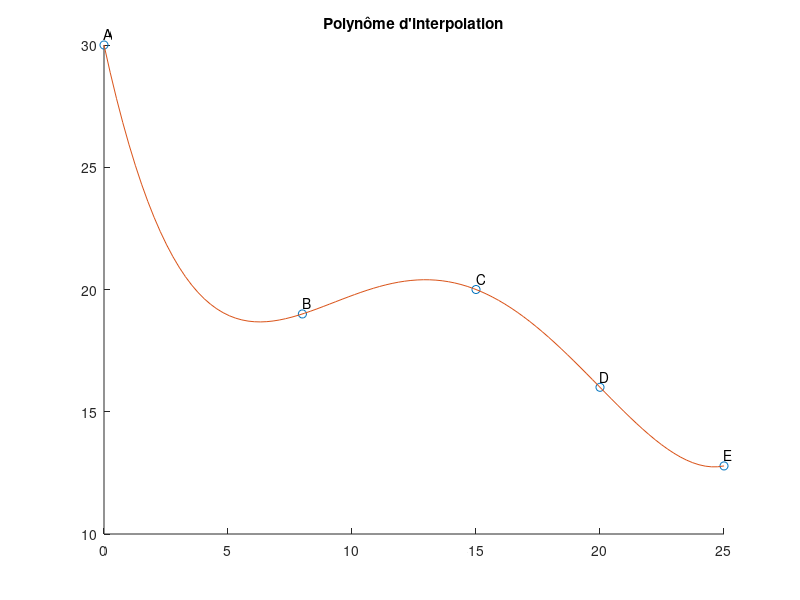

Recreate this plot in MATLAB. (Note: this script raises an error after producing the figure.)

%% Clean up
clc % vide ligne de commande
clear all % vide workspace
close all % vide fenetres et graphiques

%% Trajectoire - polynome d'interpolation

xn = [0 8 15 20 25 ];
yn = [ 30 19 20 16 12.7843 ];
names = {'A', 'B', 'C', 'D', 'E'}

phi1 = ones(size(xn))';
phi2 = xn';
phi3 = (xn.^2)';
phi4 = (xn.^3)';
phi5 = (xn.^4)';

P = [ phi1 phi2 phi3 phi4 phi5; ]

A = pinv(P)*yn'

r = roots([A(5)*4 A(4)*3 A(3)*2 A(2)])
x = linspace(0, 25);
g = A(1) + A(2)*x + A(3)*x.^2 + A(4)*x.^3 + A(5)*x.^4;

figure
hold on
plot(xn, yn, 'o')
plot(x, g)
title("Polynôme d'interpolation")
text(xn, yn+0.45, names)
hold off

%% Trajectoire - polynome d'approximation
dx = 10;
xn = [0:dx:100];
yn = [ 0.87 0.78 0.71 0.61 0.62 0.51 0.51 0.49 0.46 0.48 0.46 ];
N = 11;

%p = [ 1 xn(1) xn(1)^2 xn(1)^3 xn(1)^4 xn(1)^5 xn(1)^6 xn(1)^7;
%      1 xn(2) xn(2)^2 xn(2)^3 xn(2)^4 xn(2)^5 xn(2)^6 xn(2)^7;
%      1 xn(3) xn(3)^2 xn(3)^3 xn(3)^4 xn(3)^5 xn(3)^6 xn(3)^7;
%      1 xn(4) xn(4)^2 xn(4)^3 xn(4)^4 xn(4)^5 xn(4)^6 xn(4)^7;
%      1 xn(5) xn(5)^2 xn(5)^3 xn(5)^4 xn(5)^5 xn(5)^6 xn(5)^7 ]

% Pour M = 8
P8 =  [ N         sum(xn)    sum(xn.^2) sum(xn.^3)  sum(xn.^4)  sum(xn.^5)  sum(xn.^6)  sum(xn.^7);
       sum(xn)    sum(xn.^2) sum(xn.^3) sum(xn.^4)  sum(xn.^5)  sum(xn.^6)  sum(xn.^7)  sum(xn.^8);
       sum(xn.^2) sum(xn.^3) sum(xn.^4) sum(xn.^5)  sum(xn.^6)  sum(xn.^7)  sum(xn.^8)  sum(xn.^9);
       sum(xn.^3) sum(xn.^4) sum(xn.^5) sum(xn.^6)  sum(xn.^7)  sum(xn.^8)  sum(xn.^9)  sum(xn.^10);
       sum(xn.^4) sum(xn.^5) sum(xn.^6) sum(xn.^7)  sum(xn.^8)  sum(xn.^9)  sum(xn.^10) sum(xn.^11);
       sum(xn.^5) sum(xn.^6) sum(xn.^7) sum(xn.^8)  sum(xn.^9)  sum(xn.^10) sum(xn.^11) sum(xn.^12);
       sum(xn.^6) sum(xn.^7) sum(xn.^8) sum(xn.^9)  sum(xn.^10) sum(xn.^11) sum(xn.^12) sum(xn.^13);
       sum(xn.^7) sum(xn.^8) sum(xn.^9) sum(xn.^10) sum(xn.^11) sum(xn.^12) sum(xn.^13) sum(xn.^14); ];
  
Y8 =  [ sum(yn) sum(yn.*xn) sum(yn.*xn.^2) sum(yn.*xn.^3) sum(yn.*xn.^4) sum(yn.*xn.^5) sum(yn.*xn.^6) sum(yn.*xn.^7) ]';                                                          
A8 = P8\Y8;

% Pour M = 7
P7 =  [ N         sum(xn)    sum(xn.^2) sum(xn.^3)  sum(xn.^4)  sum(xn.^5)  sum(xn.^6);
       sum(xn)    sum(xn.^2) sum(xn.^3) sum(xn.^4)  sum(xn.^5)  sum(xn.^6)  sum(xn.^7);
       sum(xn.^2) sum(xn.^3) sum(xn.^4) sum(xn.^5)  sum(xn.^6)  sum(xn.^7)  sum(xn.^8);
       sum(xn.^3) sum(xn.^4) sum(xn.^5) sum(xn.^6)  sum(xn.^7)  sum(xn.^8)  sum(xn.^9);
       sum(xn.^4) sum(xn.^5) sum(xn.^6) sum(xn.^7)  sum(xn.^8)  sum(xn.^9)  sum(xn.^10);
       sum(xn.^5) sum(xn.^6) sum(xn.^7) sum(xn.^8)  sum(xn.^9)  sum(xn.^10) sum(xn.^11);
       sum(xn.^6) sum(xn.^7) sum(xn.^8) sum(xn.^9)  sum(xn.^10) sum(xn.^11) sum(xn.^12); ];
  
Y7 =  [ sum(yn) sum(yn.*xn) sum(yn.*xn.^2) sum(yn.*xn.^3) sum(yn.*xn.^4) sum(yn.*xn.^5) sum(yn.*xn.^6) ]';                                                          
A7 = P7\Y7;

% Pour M = 6
P6 =  [ N         sum(xn)    sum(xn.^2) sum(xn.^3)  sum(xn.^4)  sum(xn.^5);
       sum(xn)    sum(xn.^2) sum(xn.^3) sum(xn.^4)  sum(xn.^5)  sum(xn.^6);
       sum(xn.^2) sum(xn.^3) sum(xn.^4) sum(xn.^5)  sum(xn.^6)  sum(xn.^7);
       sum(xn.^3) sum(xn.^4) sum(xn.^5) sum(xn.^6)  sum(xn.^7)  sum(xn.^8);
       sum(xn.^4) sum(xn.^5) sum(xn.^6) sum(xn.^7)  sum(xn.^8)  sum(xn.^9);
       sum(xn.^5) sum(xn.^6) sum(xn.^7) sum(xn.^8)  sum(xn.^9)  sum(xn.^10); ];
  
Y6 =  [ sum(yn) sum(yn.*xn) sum(yn.*xn.^2) sum(yn.*xn.^3) sum(yn.*xn.^4) sum(yn.*xn.^5) ]';                                                          
A6 = P6\Y6;

% Pour M = 5
P5 =  [ N         sum(xn)    sum(xn.^2) sum(xn.^3)  sum(xn.^4);
       sum(xn)    sum(xn.^2) sum(xn.^3) sum(xn.^4)  sum(xn.^5);
       sum(xn.^2) sum(xn.^3) sum(xn.^4) sum(xn.^5)  sum(xn.^6);
       sum(xn.^3) sum(xn.^4) sum(xn.^5) sum(xn.^6)  sum(xn.^7);
       sum(xn.^4) sum(xn.^5) sum(xn.^6) sum(xn.^7)  sum(xn.^8); ];
  
Y5 =  [ sum(yn) sum(yn.*xn) sum(yn.*xn.^2) sum(yn.*xn.^3) sum(yn.*xn.^4) ]';                                                       
A5 = P5\Y5;

% Pour M = 4
P4 =  [ N         sum(xn)    sum(xn.^2) sum(xn.^3);
       sum(xn)    sum(xn.^2) sum(xn.^3) sum(xn.^4);
       sum(xn.^2) sum(xn.^3) sum(xn.^4) sum(xn.^5);
       sum(xn.^3) sum(xn.^4) sum(xn.^5) sum(xn.^6); ];
  
Y4 =  [ sum(yn) sum(yn.*xn) sum(yn.*xn.^2) sum(yn.*xn.^3) ]';                                                          
A4 = P4\Y4;

% Polynômes d'approximation
x = linspace(0, 100);
g8 = A8(1) + A8(2)*x + A8(3)*x.^2 + A8(4)*x.^3 + A8(5)*x.^4 + A8(6)*x.^5 + A8(7)*x.^6 + A8(8)*x.^7;
g7 = A7(1) + A7(2)*x + A7(3)*x.^2 + A7(4)*x.^3 + A7(5)*x.^4 + A7(6)*x.^5 + A7(7)*x.^6;
g6 = A6(1) + A6(2)*x + A6(3)*x.^2 + A6(4)*x.^3 + A6(5)*x.^4 + A6(6)*x.^5;
g5 = A5(1) + A5(2)*x + A5(3)*x.^2 + A5(4)*x.^3 + A5(5)*x.^4;
g4 = A4(1) + A4(2)*x + A4(3)*x.^2 + A4(4)*x.^3;

% Erreur Quadratique
E8 = (g8-yn)'*(g8-yn)
% Erreur RMS
%err_rms8 = sqrt(mean((g8-yn').*(g8-yn')))


% Représentation
figure
plot(xn, yn, 'x')
hold on
plot(x, g8, 'red')
plot(x, g7, 'green')
plot(x, g6, 'blue')
plot(x, g5, 'magenta')
plot(x, g4, 'black')
hold off

%k = inv(p);
%yn_t = yn'
%coeff = k.*yn_t

%plot(xn, yn, 'o')
  
%[p,S] = polyfit(x,y,n)

%x1 = linspace(0,100);
%y1 = polyval(p,x1);
%figure
%plot(x,y,'o')
%hold on
%plot(x1,y1)
%hold off

%g = 0.0001*x.^2 - 0.0092*x + 0.8668;

% Erreur quadratique
%E = sum((g-y).^2)
%E2 = (g-y)'*(g-y);

% RMSE
%err_rms = sqrt(mean((g-y).*(g-y)))

%% Coussin-trampoline

m = 80 + 8;
g = 9.8;
mg = m*g;
h0 = 5;
hr = 0;
k = 6000;

a = (1/2)*k;
b = mg;
c = -mg*h0;

hf1 = (-b + sqrt((b^2)-(4*a*c)))/(2*a)
hf2 = (-b - sqrt((b^2)-(4*a*c)))/(2*a)

%% Ballon-mousse et minuterie

vb = -1;
mb = 8;
coeff_res = 0;

%% Bassin d'eau

kf = 0.95;
b = 47;
g = 9.8;
m = 80;
mg = m*g;
h1 = 10;
vf = 1;

% Vitesse initiale
vi = sqrt(2*g*h1);

% Point d'operation
v0 = sqrt( (mg.*(1-kf)) ./ b )

% Constantes
C = ( (g*(1-kf)) / v0 ) - ( b*v0 / m )
K = ( (-g*(1-kf)) / v0^2 ) - ( b / m )

% Vitesses
dvi = vi - v0;
dvf = vf - v0;

% Hauteur z
z = (log(dvf) - log(dvi)) ./ K 
